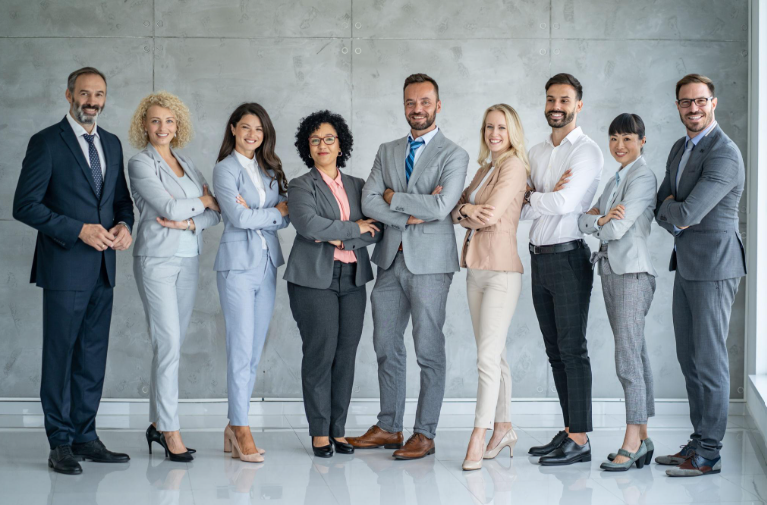
#> input picture image.png, 767 x 505 px
$ python face_detection.py
#> lines starting #> are read from the running program, lines starting #| are printed output that depends on the picture; after the words box and inside, x2 and y2 are one past the last pixel; in counts of white or black regions, pixels touching at a corner belong together

import cv2
import matplotlib.pyplot as plt

# Image and model paths
imagePath = "image.png"
cascPath = cv2.data.haarcascades + "haarcascade_frontalface_default.xml"

# Load Haar Cascade classifier
faceCascade = cv2.CascadeClassifier(cascPath)

# Read the image
image = cv2.imread(imagePath)
#> image is the input picture: shape (505, 767, 3); mean B, G, R 149.1, 143.9, 135.4

if image is None:
    print("Image not found! Check image.png")
    exit()

if faceCascade.empty():
    print("Haar Cascade model not found!")
    exit()

# Convert to grayscale
gray = cv2.cvtColor(image, cv2.COLOR_BGR2GRAY)
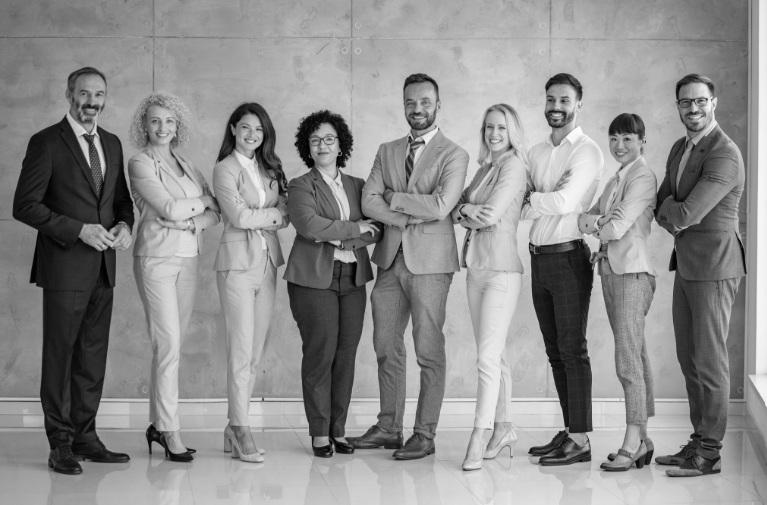
#> gray: shape (505, 767); min 0, max 253, mean 141.9

# Detect faces
faces = faceCascade.detectMultiScale(
    gray,
    scaleFactor=1.1,
    minNeighbors=5,
    minSize=(30, 30)
)
#> faces = [[538, 85, 40, 40], [397, 86, 43, 43], [144, 107, 38, 38], [233, 115, 36, 36], [478, 113, 37, 37], [303, 124, 42, 42], [603, 126, 37, 37], [67, 75, 49, 49], [671, 84, 47, 47], [215, 200, 90, 90], [129, 192, 89, 89], [416, 329, 153, 153]]

print("Found", len(faces), "faces!")
#| Found 12 faces!

# Draw rectangles
for (x, y, w, h) in faces:
    cv2.rectangle(image, (x, y),
                  (x+w, y+h), (0, 255, 0), 2)
#> this loop made 12 passes
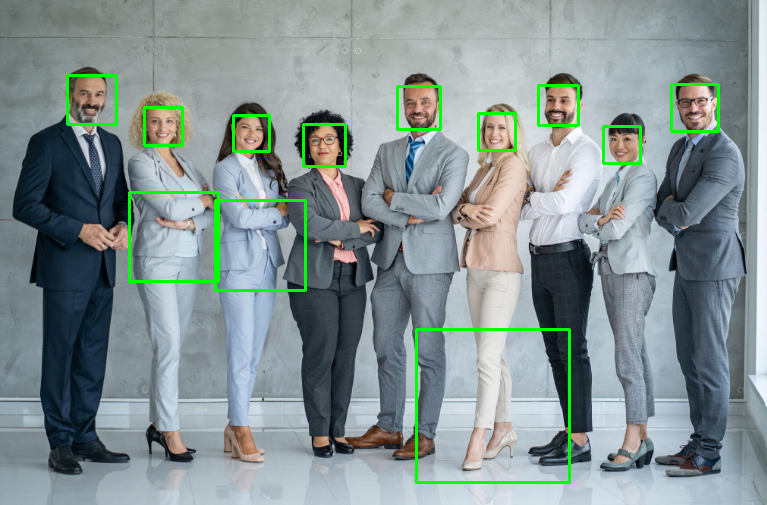
#> image: shape (505, 767, 3); 2.15% of pixels changed, all inside (x1, y1, x2, y2) = (66, 74, 720, 484)

# Save output
cv2.imwrite("output.png", image)

# Display output
RGB_img = cv2.cvtColor(image, cv2.COLOR_BGR2RGB)
plt.imshow(RGB_img)
plt.axis("off")
plt.show()
